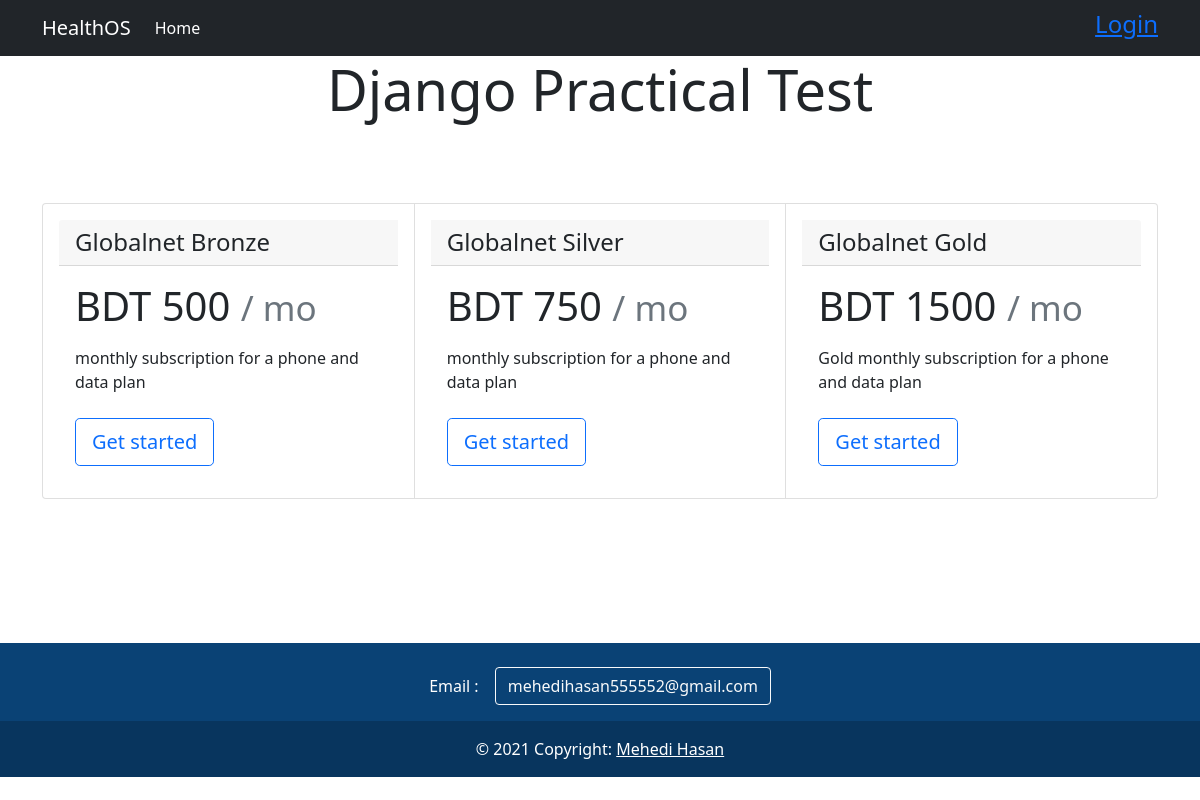
The page / on the database its author committed.
### base/models.py (models this page shows, shortened)
class Plan(models.Model):
    title = models.CharField(max_length=255)
    text = models.TextField()
    price = models.IntegerField()
    package = models.CharField(max_length=200,null=True,blank=True)
    premium = models.BooleanField(default=True)

### base/views.py (the view)
# urls.py: path('', views.index, name='index'),
def index(request):
    plans = Plan.objects.all()
    context = {'plans':plans}
    return render(request,'base/index.html',context)

### templates/base/index.html
{% extends 'base/main.html' %}
{% block content %}
<div class="  text-center jumbotron container-fluid">
    <h1 class="display-4">Django Practical Test</h1>
  </div>
<br><br><br>
  <div class="container">
        <div class="card-group">
            {% for plan in plans %}
            <div class="card">
            <div class="card-body">
                <div class="card-header">
                    <h4 class="my-0 font-weight-normal">{{plan.title}}</h4>
                  </div>
                  <div class="card-body">
                    <h1 class="card-title pricing-card-title">BDT {{plan.price}} <small class="text-muted">/ mo</small></h1>
                    <ul class="list-unstyled mt-3 mb-4">
                      <li>{{plan.text}}</li>
                    </ul>
                    <a href="{% url 'checkout' %}?plan={{plan.package}}"><button type="button" class="btn btn-lg btn-block btn-outline-primary">Get started</button></a>
                  </div>
                </div>
            </div>
            {% endfor %}
        </div>
  </div>
{% endblock %}

### templates/base/main.html (shortened to what this page needs)
{% load static %}
<!DOCTYPE html>
<html lang="en">
<head>
    <link href="https://cdn.jsdelivr.net/npm/bootstrap@5.1.2/dist/css/bootstrap.min.css" rel="stylesheet">
</head>
<body>
    <nav class="navbar navbar-expand-lg navbar-dark bg-dark">
        <div class="container">
          <a class="navbar-brand" href="{% url 'index' %}">HealthOS</a>
          <div class="collapse navbar-collapse" id="navbarNav">
            <ul class="navbar-nav">
              <li class="nav-item">
                <a class="nav-link active" aria-current="page" href="{% url 'index' %}">Home</a>
              </li>
            </ul>
          </div>
          <div>
            {% if request.user.is_authenticated %}
              <h4 style="color: aliceblue;"></h4>
              <div class="dropdown">
                <button class="btn btn-secondary dropdown-toggle" type="button" id="dropdownMenuButton1" data-bs-toggle="dropdown" aria-expanded="false">
                    {{user.username}}
                </button>
                <ul class="dropdown-menu" aria-labelledby="dropdownMenuButton1">
                  <li><a class="dropdown-item" href="{% url 'settings' %}">Settings</a></li>
                  <li><a class="dropdown-item" href="{% url 'logout' %}">Logout</a></li>
                </ul>
              </div>
            {% else %}
            <a href="{% url 'login' %}">
                <h4 >Login</h4>
            </a>
            {% endif %}
          </div>
        </div>
      </nav>
    {% block content %}
    {% endblock %}
   <br><br><br><br><br><br>
    <section class="">
      <footer class="text-center text-white" style="background-color: #0a4275;">
        <div class="container p-4 pb-0">
          <section class="">
            <p class="d-flex justify-content-center align-items-center">
              <span class="me-3">Email : </span>
              <button type="button" class="btn btn-outline-light btn-rounded">
                mehedihasan555552@gmail.com
              </button>
            </p>
          </section>
        </div>
        <div class="text-center p-3" style="background-color: rgba(0, 0, 0, 0.2);">
          © 2021 Copyright:
          <a class="text-white" href="http://mehedi555552.pythonanywhere.com/">Mehedi Hasan</a>
        </div>
      </footer>
    </section>
</body>
</html>

### rows shown on the page
Plan: title "Globalnet Bronze", price "500", text "monthly subscription for a phone and data plan"
Plan: title "Globalnet Silver", price "750", text "monthly subscription for a phone and data plan"
Plan: title "Globalnet Gold", price "1500", text "Gold monthly subscription for a phone and data plan"
